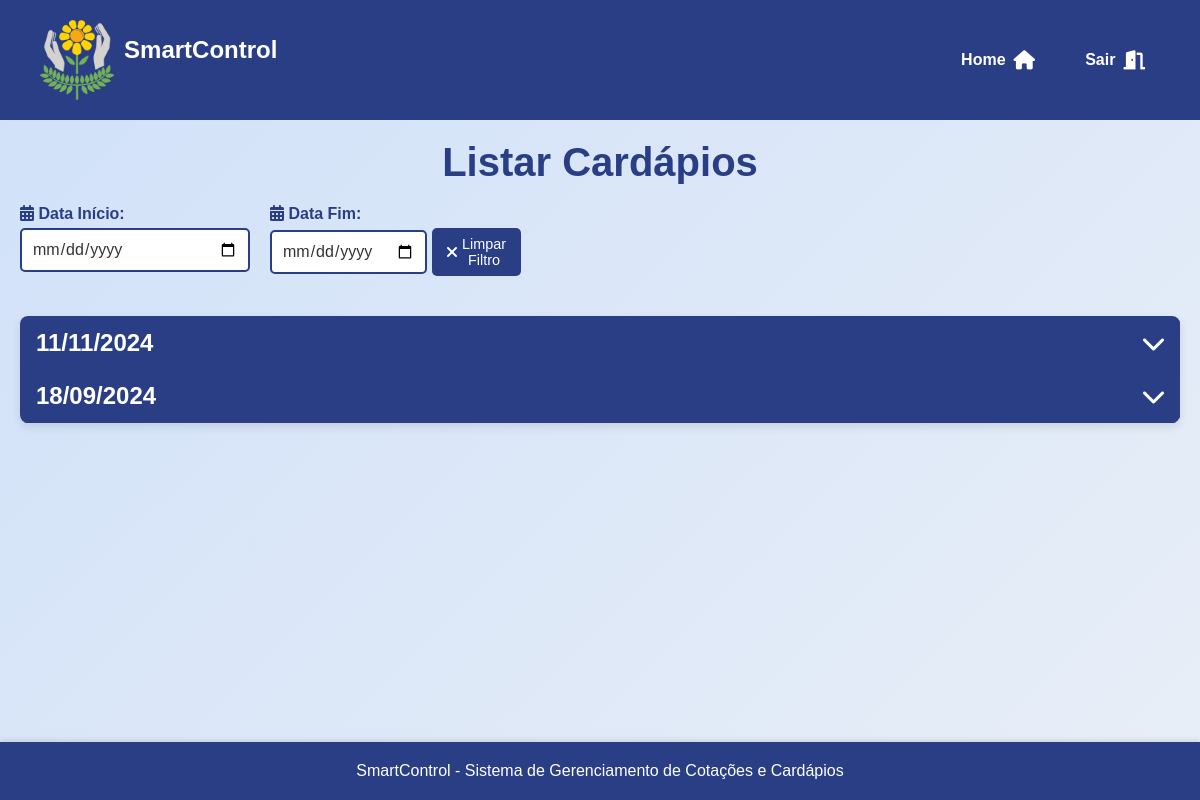
Before: /assets/view/pages/cardapio/listarCardapio/listarCardapio.php (signed in) with the older database file.
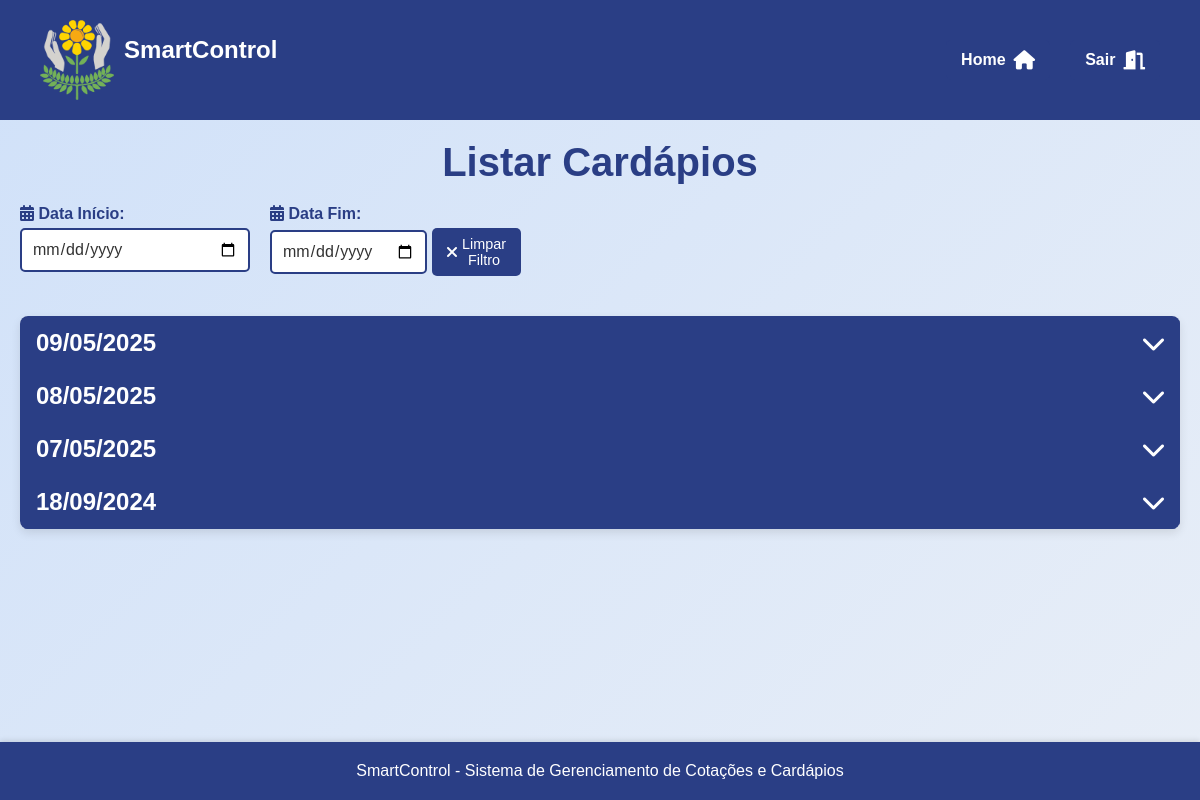
After: the same page with the newer database file.
### tables this page shows
CREATE TABLE `cardapios` (
  `id` int(11) NOT NULL,
  `nutricionista_id` int(11) NOT NULL,
  `dataC` date NOT NULL,
  `periodo` text NOT NULL,
  `descricao` text DEFAULT NULL,
  `data_criacao` timestamp NOT NULL DEFAULT current_timestamp()
);

### assets/model/pdo/DataBase.php (called while the page is built, shortened)
<?php
class Database {
    private $host = 'localhost';
    private $dbname = 'sistema_apae';
    private $username = 'root';
    private $password = '';
    public $conn;
    public function __construct()
    {
        try {
            $this->conn = new PDO("mysql:host=$this->host;dbname=$this->dbname", $this->username, $this->password);
            $this->conn->setAttribute(PDO::ATTR_ERRMODE, PDO::ERRMODE_EXCEPTION);
        } catch (PDOException $exception) {
            echo "Erro na conexão: " . $exception->getMessage();
        }
    }
    public function read($table, $columns = "*", $id = null, $where = null) {
        $sql = "SELECT $columns FROM $table";
        try {
            $stmt = $this->conn->prepare($sql);
            $stmt->execute();
            return $stmt->fetchAll(PDO::FETCH_ASSOC);
        } catch (PDOException $exception) {
            echo "Erro ao ler: " . $exception->getMessage();
            return false;
        }
    }
}
?>

### assets/controller/cardapioController.php (called while the page is built, shortened)
<?php
require_once __DIR__ . "/../model/pdo/Database.php";
require_once __DIR__ . "/../model/Cardapio.php";
class cardapioController {
    private $db;
    public function __construct() {
        $this->db = new Database();
    }
    public function listarcardapios() {
        $todosCardapio = $this->db->read("cardapios");
        usort($todosCardapio, function($a, $b) {
            return strtotime($a['dataC']) - strtotime($b['dataC']);
        });
        $arr = [];
        foreach($todosCardapio as $cardapio) {
            $novocardapio = new Cardapio($cardapio['id'], $cardapio['nutricionista_id'], $cardapio['dataC'], $cardapio['periodo'], $cardapio['descricao']);
            $arr[] = $novocardapio;
        }
        return $arr;
    }
}
?>

### assets/model/Cardapio.php (called while the page is built, shortened)
<?php
class Cardapio {
private $id;
private $dataC;
public function __construct($id = null, $nutricionista_id = null, $dataC = null, $periodo = null, $descricao = null) {
    $this->id = $id;
    $this->dataC = $dataC;
}
public function getId() {
    return $this->id;
}
public function getDataC() {
    return $this->dataC;
}
}
?>

### assets/view/pages/cardapio/listarCardapio/listarCardapio.php (the view, shortened to what this page needs)
<?php
    require_once __DIR__ . '/../../../../controller/cardapioController.php';
    require_once __DIR__ . "/../../../../controller/pageController.php";
    $cardapioController = new cardapioController();
    $cotacaoController = new ControladorCotacao();
?>
<!DOCTYPE html>
<html lang="pt-br">
<head>
    <link rel="stylesheet" href="../../styles/ListarStyle.css">
    <link rel="stylesheet" href="./customCardapio.css">
    <link rel="stylesheet" href="https://cdnjs.cloudflare.com/ajax/libs/font-awesome/6.0.0-beta3/css/all.min.css">
</head>
<body>
    <?php renderHeader(); ?>
    <main>
        <h1>Listar Cardápios</h1>
        <section class="search">
            <div>
                <section class="input-filter-date">
                    <label for="dataInicio"><i class="fas fa-calendar-alt"></i> Data Início:</label>
                    <input type="date" id="dataInicio" name="dataInicio" value="<?php echo $_GET['dataInicio'] ?? ''; ?>">
                </section>
                <section class="input-filter-date">
                    <label for="dataFim"><i class="fas fa-calendar-alt"></i> Data Fim:</label>
                    <div class="input-group">
                        <input type="date" id="dataFim" name="dataFim" value="<?php echo $_GET['dataFim'] ?? ''; ?>">
                        <button class="buttonLimpar" onclick="limparFiltros()">
                            <i class="fas fa-times"></i> Limpar Filtro
                        </button>
                    </div>
                </section>
            </div>
        </section>
        <table>
            <tbody>
                <?php
                if ($cardapioController) {
                    $cardapios = $cardapioController->listarcardapios();
                    usort($cardapios, function($a, $b) {
                        return strtotime($b->getDataC()) - strtotime($a->getDataC());
                    });
                    foreach ($cardapios as $cardapio) {
                        $id = 'folder' . $cardapio->getId();
                        $dataFormatada = date("d/m/Y", strtotime($cardapio->getDataC()));
                        echo "<tr class='folder' onclick='toggleFolder(\"{$id}\")'>";
                        echo "<td colspan='6'><h2>{$dataFormatada} <i class='fas fa-chevron-down'></i></h2></td>";
                        echo "</tr>";
                        $produtinhos = $cotacaoController->verCadProdutos($cardapio->getId());
                        var_dump($produtinhos);
                    }
                } else {
                    echo "<tr><td colspan='7'>Nenhum cardápio encontrado.</td></tr>";
                }
                ?>
            </tbody>
        </table>
    </main>
    <?php renderFooter(); ?>
</body>
</html>

### assets/controller/pageController.php
<?php
function renderHeader() {
    echo '
<header>
    <section class="header-container">
        <section class="logo-container">
            <img src="../../../../../src/logo_sem_fundo.png" alt="Logo do SmartControl" class="logo">
            <h1 class="system-name">SmartControl</h1>
        </section>
        <section class="user-info">
        <a href="../../principal/principal.php" class="home-btn"> Home <i class="fas fa-home"></i></a>
            <a href="../../logout.php" class="logout-btn"> Sair <i class="fas fa-door-open"></i></a>
        </section>
    </section>
</header>
';
}
function renderFooter() {
    echo '
    <footer>
        <p>SmartControl - Sistema de Gerenciamento de Cotações e Cardápios</p>
    </footer>
</body>
</html>
';
}
?>

### assets/view/pages/styles/ListarStyle.css (style rules this page uses)
h1 { font-size: 2.5rem; color: var(--darkblue); text-align: center; margin-bottom: 20px; }
.search { display: flex; justify-content: space-between; align-items: center; margin-bottom: 20px; gap: 10px; }
table { width: 100%; border-collapse: collapse; margin: 20px 0; font-size: 1rem; text-align: left; background-color: var(--white); border-radius: 8px; overflow: hidden; box-shadow: 0 4px 10px rgba(0, 0, 0, 0.1); }
table th, table td { padding: 12px 15px; border: 1px solid var(--darkblue); }
.input-filter-date label { font-size: 1rem; color: var(--darkblue); font-weight: bold; margin-right: 10px; }
.input-filter-date input { padding: 10px; font-size: 1rem; border: 2px solid var(--darkblue); border-radius: 5px; background-color: var(--white); color: var(--darkgray); transition: border-color 0.3s ease; width: 100%; }
.buttonLimpar { padding: 8px 15px; background-color: #007bff; color: #fff; border: none; border-radius: 5px; font-size: 0.9rem; cursor: pointer; display: flex; align-items: center; gap: 5px; transition: background-color 0.3s ease, transform 0.2s ease; }
.buttonLimpar i { font-size: 1rem; }

### assets/view/pages/cardapio/listarCardapio/customCardapio.css (style rules this page uses)
.search { display: flex; justify-content: space-between; width: 100%; margin-bottom: 20px; }
.search > div { width: 50%; display: flex; }
.search > div > * { margin: 0; margin-right: 20px; }
.input-filter-date { display: flex; flex-direction: column; gap: 5px; width: 40%; }
.input-filter-date label { font-size: 1rem; color: var(--darkblue); font-weight: bold; }
.input-filter-date input { padding: 10px; font-size: 1rem; border: 2px solid var(--darkblue); border-radius: 5px; background-color: var(--white); color: var(--darkgray); transition: border-color 0.3s ease; width: 100%; }
table { width: 100%; border-collapse: collapse; margin: 20px 0; font-size: 1rem; text-align: left; background-color: var(--white); border-radius: 8px; overflow: hidden; box-shadow: 0 4px 10px rgba(0, 0, 0, 0.1); }
table th, table td { padding: 12px 15px; border: 1px solid var(--darkblue); }
.folder { background-color: var(--darkblue); color: var(--white); cursor: pointer; transition: background-color 0.3s ease; }
.folder h2 { display: flex; justify-content: space-between; align-items: center; cursor: pointer; margin: 0; }
.folder i { transition: transform 0.3s ease; }
.input-group { display: flex; align-items: center; gap: 5px; }
.buttonLimpar { padding: 8px 15px; background-color: var(--darkblue); color: var(--white); border: none; border-radius: 5px; font-size: 0.9rem; cursor: pointer; display: flex; align-items: center; gap: 5px; transition: background-color 0.3s ease, transform 0.2s ease; }
.buttonLimpar i { font-size: 1rem; }

Changed rows visible on the page:
removed cardapios: dataC "11/11/2024"
added cardapios: dataC "09/05/2025"
added cardapios: dataC "08/05/2025"
added cardapios: dataC "07/05/2025"
